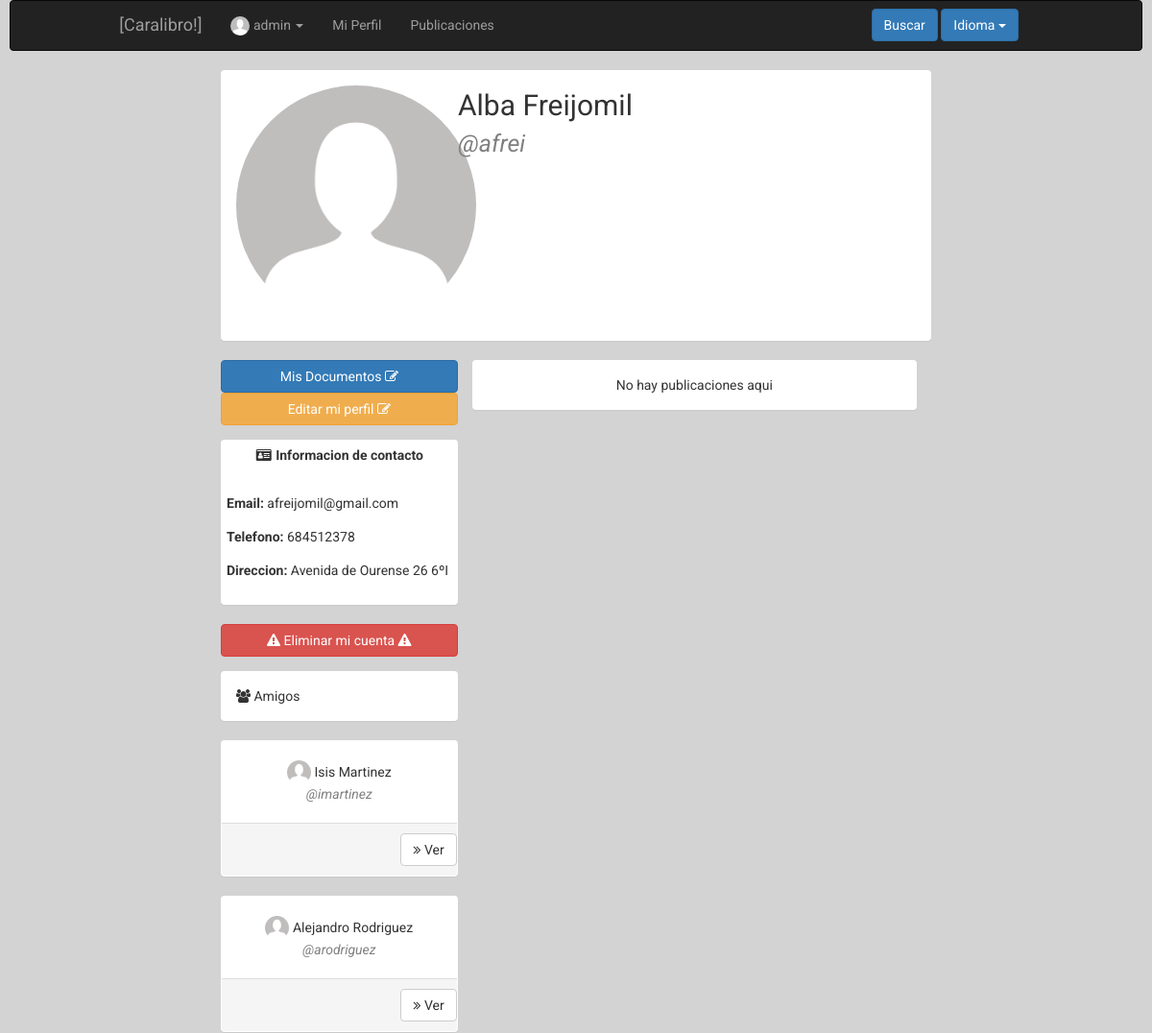
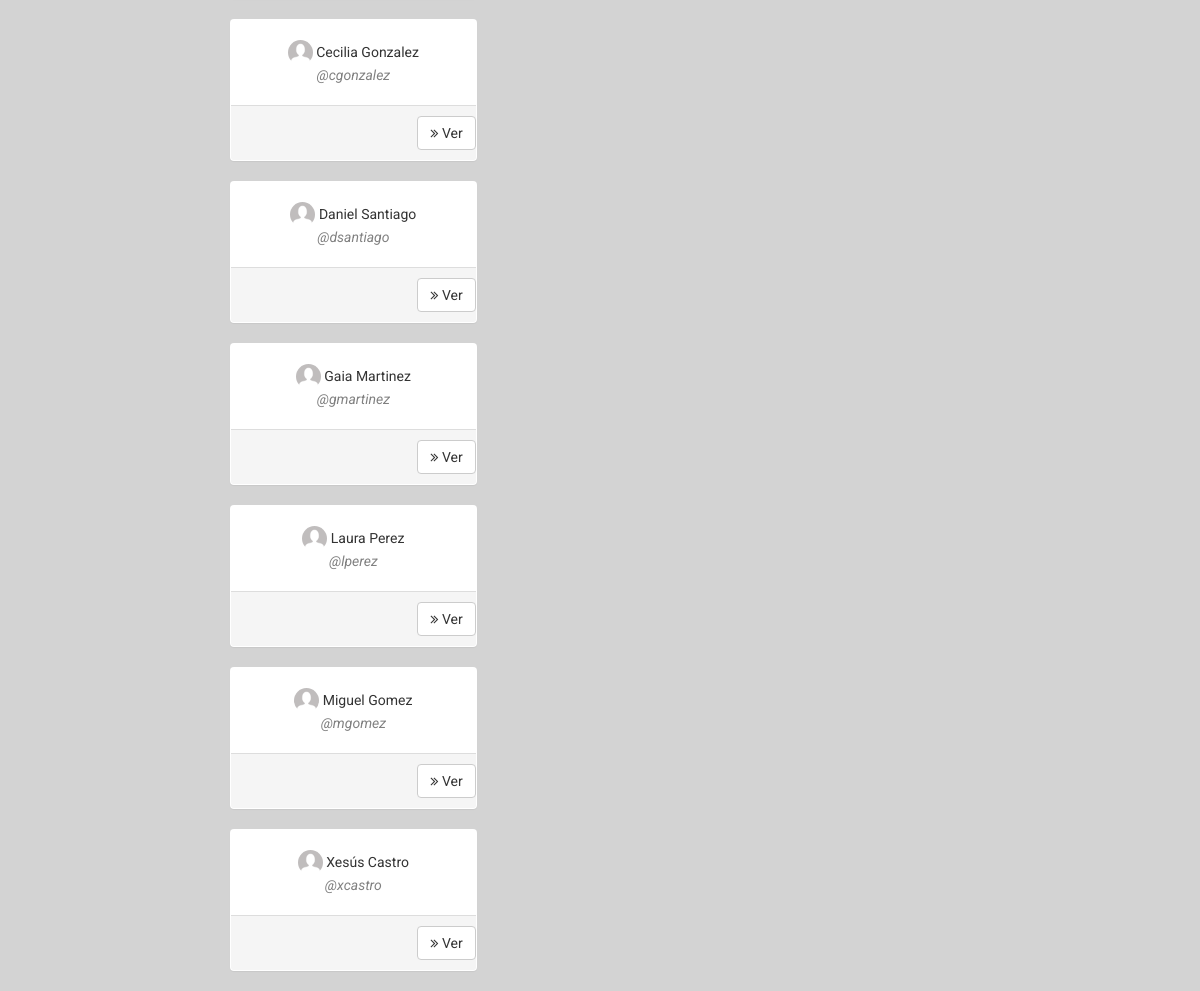
/index.php?controller=user&action=showcurrent&id=5 (signed in), run on the app's committed database (2 pictures, top to bottom).
### tables this page shows
CREATE TABLE IF NOT EXISTS `user` (
`id` int(11) NOT NULL,
  `name` varchar(50) NOT NULL,
  `surname` varchar(100) NOT NULL,
  `email` varchar(100) NOT NULL,
  `phone` varchar(12) NOT NULL,
  `user` varchar(50) NOT NULL,
  `password` varchar(255) NOT NULL,
  `birthday` date NOT NULL,
  `address` varchar(100) NOT NULL,
  `status` tinyint(1) NOT NULL,
  `photo` varchar(255) DEFAULT NULL,
  `type` tinyint(1) NOT NULL,
  `private` tinyint(1) NOT NULL
);

### core/ViewManager.php (called while the page is built, shortened)
<?php
class ViewManager {
    private $variables = array();
    public function setVariable($varname, $value, $flash=false) {
        $this->variables[$varname] = $value;
    }
    public function getVariable($varname, $default=NULL) {
        if (!isset($this->variables[$varname])) {
            return $default;
        }
        return $this->variables[$varname];
    }
    public function render($controller, $viewname) {
        include(__DIR__."/../Views/$controller/$viewname.php");
    }
    private static $viewmanager_singleton = NULL;
    public static function getInstance() {
        if (self::$viewmanager_singleton == null) {
            self::$viewmanager_singleton = new ViewManager();
        }
        return self::$viewmanager_singleton;
    }
}

### Controllers/USER_Controller.php (called while the page is built, shortened)
<?php
require_once(__DIR__ . "/../core/ViewManager.php");
require_once(__DIR__ . "/../core/I18n.php");
require_once(__DIR__ . "/../Models/User.php");
require_once(__DIR__ . "/../Models/USER_Model.php");
require_once(__DIR__ . "/../Models/FRIENDSHIP_Model.php");
class USER_Controller extends BaseController
{
    private $userModel;
    public function __construct()
    {
        $this->userModel = new USER_Model();
        $this->view->setLayout("base");
    }
    public function showcurrent()
    {
        $userid = $_REQUEST["id"];
        $user   = $this->userModel->showcurrent($userid);
        $isAdmin   = $this->permissions->isAdmin($this->currentUser->getID());
        $publicationModel = new PUBLICATION_Model();
        $publications     = $publicationModel->showall($userid, "user");
        $friendshipModel = new FRIENDSHIP_Model();
        $friends         = $friendshipModel->showall($userid);
        $this->view->setVariable("isAdmin", $isAdmin);
        $this->view->setVariable("user", $user);
        $this->view->setVariable("publications", $publications);
        $this->view->setVariable("friends", $friends);
        $this->view->render("user", "USER_SHOWCURRENT_Vista");
    }
}

### index.php (called while the page is built, shortened)
<?php
function run() {
    try{
        $controller = loadController($_GET["controller"]);
        $actionName = $_GET["action"];
        $controller->$actionName();
    } catch (Exception $ex) {
        die($ex->getMessage());
    }
}
function loadController($controllerName) {
    return new $controllerClassName();
}
run();
?>

### Models/User.php (called while the page is built, shortened)
<?php
class User {
    private $id;
    private $user;
    private $name;
    private $surname;
    private $email;
    private $phone;
    private $address;
    private $photo;
    public function __construct($id=NULL, $user=NULL, $name=NULL, $surname=NULL, $email=NULL, $phone=NULL,
                                $birthday=NULL, $address=NULL, $status=1, $photo=NULL, $type=0,
                                $private=0, $password=NULL)
    {
     $this->id = $id;
     $this->user = $user;
     $this->name = $name;
     $this->surname = $surname;
     $this->email = $email;
     $this->phone = $phone;
     $this->address = $address;
     $this->photo = $photo;
    }
    public function getID() {
        return $this->id;
    }
    public function setID($id) {
        $this->id = $id;
    }
    public function getUser() {
        return $this->user;
    }
    public function getName() {
        return $this->name;
    }
    public function setName($name) {
        $this->name = $name;
    }
    public function getSurname() {
        return $this->surname;
    }
    public function getEmail() {
        return $this->email;
    }
    public function getPhone() {
        return $this->phone;
    }
    public function getAddress() {
        return $this->address;
    }
    public function getPhoto() {
        return $this->photo;
    }
}

### Models/USER_Model.php (called while the page is built, shortened)
<?php
require_once(__DIR__."/../core/PDOConnection.php");
class USER_Model {
    private $db;
    public function __construct()
    {
        $this->db = PDOConnection::getInstance();
    }
    public function showcurrent($userID)
    {
        $sql = $this->db->prepare("SELECT * FROM user WHERE id=?");
        $sql->execute(array($userID));
        $user = $sql->fetch(PDO::FETCH_ASSOC);
        if($user != NULL) {
            return new User($user["id"], $user["user"], $user["name"], $user["surname"], $user["email"],
                                        $user["phone"], $user["birthday"], $user["address"], $user["status"],
                                        $user["photo"], $user["type"], $user["private"]);
        } else {
            return NULL;
        }
    }
}

### core/PDOConnection.php (called while the page is built)
<?php
class PDOConnection {
    private static $dbhost = "127.0.0.1";
    private static $dbname = "ET3Grupo1";
    private static $dbuser = "ET3Grupo1";
    private static $dbpass = "ET3Grupo1";
    private static $db_singleton = null;
    public static function getInstance() {
        if (self::$db_singleton == null) {
            self::$db_singleton = new PDO(
                "mysql:host=".self::$dbhost.";dbname=".self::$dbname.";charset=utf8",
                self::$dbuser,
                self::$dbpass,
                array(
                    PDO::ATTR_EMULATE_PREPARES => false,
                    PDO::ATTR_ERRMODE => PDO::ERRMODE_EXCEPTION
                )
            );
        }
        return self::$db_singleton;
    }
}
?>

### core/I18n.php (called while the page is built, shortened)
<?php
class I18n {
  private $messages;
  public function setLanguage($language) {
    $this->messages = $i18n_messages;
  }
  public function i18n($key) {
    if (isset($this->messages[$key])){
      return $this->messages[$key];
    }else{
      return $key;
    }
  }
  private static $i18n_singleton = null;
  public static function getInstance() {
    if (self::$i18n_singleton == NULL) {
      self::$i18n_singleton = new I18n();
    }
    return self::$i18n_singleton;
  }
}
function i18n($key) {
  return I18n::getInstance()->i18n($key);
}

### Models/FRIENDSHIP_Model.php (called while the page is built, shortened)
<?php
require_once(__DIR__ . "/../core/PDOConnection.php");
class FRIENDSHIP_Model
{
    private $db;
    public function __construct()
    {
        $this->db = PDOConnection::getInstance();
    }
    public function showall($currentuserid, $add = 1)
    {
        $friends = array();
        $sql = $this->db->prepare("SELECT u.id, u.user, u.name, u.surname, u.status, u.photo FROM user as u, friendship as f where f.member=? AND f.status=? and f.secondarymember=u.id ORDER BY u.name");
        $sql->execute(array(
            $currentuserid,
            $add
        ));
        $friends_db = $sql->fetchAll(PDO::FETCH_ASSOC);
        foreach ($friends_db as $friend) {
            array_push($friends, new User($friend["id"], $friend["user"], $friend["name"], $friend["surname"], NULL, NULL, NULL, NULL, $friend["status"], $friend["photo"]));
        }
        $sql = $this->db->prepare("SELECT u.id, u.user, u.name, u.surname, u.status, u.photo FROM user as u, friendship as f where f.secondarymember=? AND f.status=? and f.member=u.id ORDER BY u.name");
        $sql->execute(array(
            $currentuserid,
            $add
        ));
        $friends_db = $sql->fetchAll(PDO::FETCH_ASSOC);
        foreach ($friends_db as $friend) {
            array_push($friends, new User($friend["id"], $friend["user"], $friend["name"], $friend["surname"], NULL, NULL, NULL, NULL, $friend["status"], $friend["photo"]));
        }
        return $friends;
    }
}

### Views/user/USER_SHOWCURRENT_Vista.php (the view, shortened to what this page needs)
<?php
	require_once(__DIR__."/../../core/ViewManager.php");
	$view = ViewManager::getInstance();
	$currentuserid = $view->getVariable("currentuserid");
	$user = $view->getVariable("user");
	$friends = $view->getVariable("friends");
	$publications = $view->getVariable("publications");
	$isPrivate = $view->getVariable("isPrivate");
	$isAdmin = $view->getVariable("isAdmin");
?>
<div class="container-fluid">
	<div class="row">
	<div class="panel">
		<div class="panel-body">
			<div class="row">
				<div class="col-md-4 text-center">
					<?php if ($user->getPhoto() == NUll): ?>
						<img class="pfphoto img-circle" src="media/profileImages/default.png" alt="default">
					<?php else: ?>
						<img class="pfphoto img-circle" src="<?=$user->getPhoto() ?>" alt="<?=$user->getPhoto() ?>">
					<?php endif ?>
				</div>
				<div class="col-md-8">
					<div class="row">
						<font class="pfname"><?=$user->getName() ?> <?=$user->getSurname() ?></font>
					</div>
					<div class="row">
						<font class="pfusername">@<?=$user->getUser() ?></font>
					</div>
				</div>
			</div>
		</div>
	</div>
</div>
<?php if (!($isPrivate && !$isFriend)): ?>
<div class="row">
	<div class="col-md-4">
	<div class="row" style="margin-bottom: 15px">
	<a href="index.php?controller=document&action=showall&id=<?= $user->getID() ?>">
		<button class="btn btn-block btn-primary">
			<?= i18n("My Documents") ?>
			<i class="fa fa-edit"></i>
		</button>
	</a>
	<?php if ($currentuserid == $user->getID() || $isAdmin): ?>
		<a href="index.php?controller=user&action=edit&id=<?= $currentuserid ?>">
		<button class="btn btn-block btn-warning">
			<?= i18n("Edit my profile") ?>
			<i class="fa fa-edit"></i>
		</button>
	</a>
	<?php endif ?>
	</div>
	<div class="row">
		<div class="panel">
			<div class="panel-header" style="padding: 5px">
				<div class="text-center primary">
 					<i class="fa fa-drivers-license fa-fw"></i>
 					<label for=""><?=i18n("Contact information") ?></label>
				</div>
			</div>
			<div class="panel-body" >
				<div class="row" style="padding: 5px">
						<label for=""><?= i18n("Email") ?>:</label> <?=$user->getEmail() ?>
					</div>
					<div class="row" style="padding: 5px">
						<label for=""><?= i18n("Phone") ?>:</label> <?=$user->getPhone() ?>
					</div>
					<div class="row" style="padding: 5px">
						<label for=""><?= i18n("Adress") ?>:</label> <?=$user->getAddress() ?>
					</div>
			</div>
		</div>
	</div>
<?php if ($currentuserid == $user->getID() || $isAdmin): ?>
	<div class="row" style="margin-bottom: 15px">
	<a href="index.php?controller=user&action=delete&id=<?= $currentuserid ?>">
		<button class="btn btn-block btn-danger">
			<i class="fa fa-warning"></i>
			<?= i18n("Delete my acconunt") ?>
			<i class="fa fa-warning"></i>
		</button>
	</a>
	</div>
<?php endif ?>
	<div class="row">
		<div class="panel">
			<div class="panel-body" >
				<i class="fa fa-users">
				</i> <?= i18n("Friends") ?>
			</div>
		</div>
	</div>
	<?php foreach ($friends as $friend): ?>
		<div class="row">
		<div class="panel">
			<div class="panel-body" >
				<div class="row text-center" style="padding: 5px">
					<?php if ($friend->getPhoto() == NULL): ?>
						<img class="smallPhoto img-circle" src="media/profileImages/default.png" alt="default">
					<?php else: ?>
						<img class="smallPhoto img-circle" src="<?=$friend->getPhoto() ?>" alt="<?=$friend->getPhoto() ?>">
					<?php endif ?>
					<font class="name"><?= $friend->getName()." ".$friend->getSurname() ?></font><br>
					<font class="user">@<?=$friend->getUser() ?></font>
				</div>
			</div>
			<div class="panel-footer">
			<div class="row">
				<a href="index.php?controller=user&action=showcurrent&id=<?=$friend->getID()  ?>">
					<button class="btn btn-default pull-right">
					<i class="fa fa-angle-double-right"></i>
						<?= i18n("View") ?>
					</button>
				</a>
			</div>
			</div>
		</div>
	</div>
	<?php endforeach ?>
	</div>
	<div class="col-md-8">
		<?php if ($publications == NULL): ?>
			<div class="panel">
				<div class="panel-body">
					<div class="text-center">
						<font class=""><?= i18n("No publication here") ?></font>
					</div>
				</div>
			</div>
		<?php endif ?>
	</div>
</div>
	<?php endif ?>
</div>

### css/style.css (style rules this page uses)
body { background-color: #d3d3d3; font-family: 'Roboto', sans-serif; }
.pfphoto { height: 250px; width: 250px; }
.smallPhoto { height: 25px; width: 25px; }
.pfname { font-size: 30px; font-style: bold; margin-top: 10px; }
.pfusername { font-size: 25px; font-style: italic; color: grey; }
.name { font-style: bold; margin-top: 10px; }
.user { font-style: italic; color: grey; }

### data on the page
user: name "Alba", surname "Freijomil", user "afrei", email "afreijomil@gmail.com", phone "684512378", address "Avenida de Ourense 26 6ºI"
user: name "Isis", surname "Martinez", user "imartinez"
user: name "Alejandro", surname "Rodriguez", user "arodriguez"
user: name "Cecilia", surname "Gonzalez", user "cgonzalez"
user: name "Daniel", surname "Santiago", user "dsantiago"
user: name "Gaia", surname "Martinez", user "gmartinez"
user: name "Laura", surname "Perez", user "lperez"
user: name "Miguel", surname "Gomez", user "mgomez"
user: name "Xesús", surname "Castro", user "xcastro"

### other printed values
$currentuser "admin"
i18n("My Profile") "Mi Perfil"
i18n("Publications") "Publicaciones"
i18n("Search") "Buscar"
i18n("Language") "Idioma"
i18n("My Documents") "Mis Documentos"
i18n("Edit my profile") "Editar mi perfil"
i18n("Contact information") "Informacion de contacto"
i18n("Email") "Email"
i18n("Phone") "Telefono"
i18n("Adress") "Direccion"
i18n("Delete my acconunt") "Eliminar mi cuenta"
i18n("Friends") "Amigos"
i18n("No publication here") "No hay publicaciones aqui"
